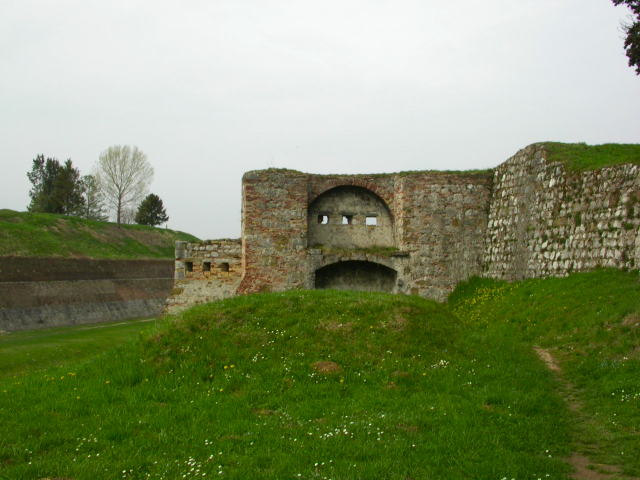
//> input picture W11_homography&epipolar/img1.png, 640 x 480 px
$ ./Feature   (built with g++ and OpenCV 4, older OpenCV classes emulated)
//> lines starting //> are read from the running program, lines starting //| are printed output that depends on the picture; after the words box and inside, x2 and y2 are one past the last pixel; in counts of white or black regions, pixels touching at a corner belong together
/* nearestNeighbor(), findPairs(), Mat cal_A, and use of OpenCV functions are newly implemented. Rest were given*/
#include "stdio.h"
#include <opencv2/opencv.hpp>
#include <opencv2/nonfree/nonfree.hpp>
#include <iostream>
#include <vector>
#include <cmath>

#define RATIO_THR 0.4

using namespace std;
using namespace cv;

double euclidDistance(Mat& vec1, Mat& vec2);
int nearestNeighbor(Mat& vec, vector<KeyPoint>& keypoints, Mat& descriptors, int nn);
int second_nearestNeighbor(Mat& vec, vector<KeyPoint>& keypoints, Mat& descriptors, int nn);
void findPairs(vector<KeyPoint>& keypoints1, Mat& descriptors1,
	vector<KeyPoint>& keypoints2, Mat& descriptors2,
	vector<Point2f>& srcPoints, vector<Point2f>& dstPoints, bool crossCheck, bool ratio_threshold);
void drawlines(Mat& img, vector<Point3f>& lines, vector<Point2f>& img_pt);
void type2str(int type);
template <typename T>
Mat cal_A(vector<Point2f> srcPoints, vector<Point2f> dstPoints, int number_of_points, int k);

int main() {

	Mat input1 = imread("img1.png", CV_LOAD_IMAGE_COLOR);
//> input1 is the input picture: 480 rows x 640 cols, CV_8UC3; mean B, G, R 102.4, 141.3, 129.4
	Mat input2 = imread("img2.png", CV_LOAD_IMAGE_COLOR);
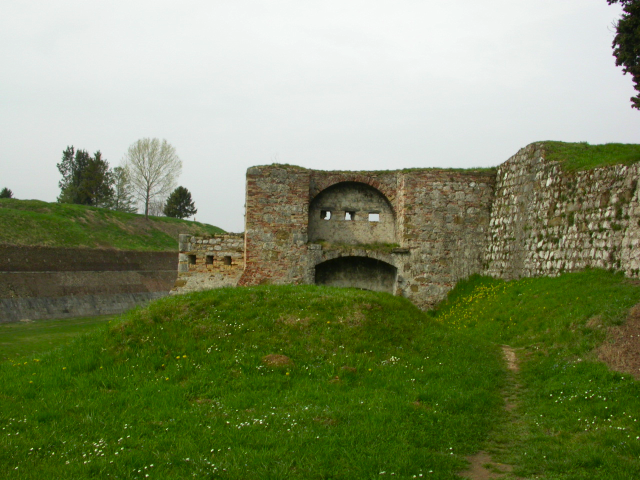
//> input picture W11_homography&epipolar/img2.png, 640 x 480 px
//> input2 is the input picture: 480 rows x 640 cols, CV_8UC3; mean B, G, R 99.1, 138.5, 126.8
	Mat input1_gray, input2_gray;

	if (!input1.data || !input2.data)
	{
		std::cout << "Could not open" << std::endl;
		return -1;
	}

	resize(input1, input1, Size(input1.cols / 2, input1.rows / 2));
//> input1: 240 rows x 320 cols, CV_8UC3
	resize(input2, input2, Size(input2.cols / 2, input2.rows / 2));
//> input2: 240 rows x 320 cols, CV_8UC3

	cvtColor(input1, input1_gray, CV_RGB2GRAY);
	cvtColor(input2, input2_gray, CV_RGB2GRAY);
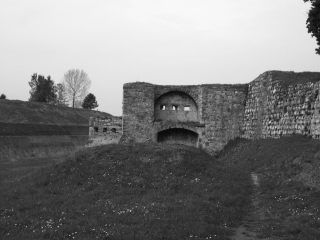
//> input2_gray: 240 rows x 320 cols, CV_8UC1; min 9, max 249, mean 125.5

	FeatureDetector* detector = new SiftFeatureDetector(
		0,		// nFeatures
		4,		// nOctaveLayers
		0.04,	// contrastThreshold
		10,		// edgeThreshold
		1.6		// sigma
	);

	DescriptorExtractor* extractor = new SiftDescriptorExtractor();

	//FeatureDetector* detector = new SurfFeatureDetector(
	//	10,	// hessianThreshold
	//	4,		// nOctaves
	//	2,		// nOctaveLayers
	//	true,	// extended
	//	false	// upright
	//);

	//DescriptorExtractor* extractor = new SurfDescriptorExtractor();

	// Create a image for displaying mathing keypoints
	Size sz = Size(input1.size().width + input2.size().width, max(input2.size().height, input1.size().height));
//> sz = Size(640, 240)
	Mat matchingImage = Mat::zeros(sz, CV_8UC3);

	input1.copyTo(matchingImage(Rect(0, 0, input1.size().width, input1.size().height)));
	input2.copyTo(matchingImage(Rect(input1.size().width, 0, input2.size().width, input2.size().height)));


	// Compute keypoints and descriptor from the source image in advance
	vector<KeyPoint> keypoints1;
	Mat descriptors1;
	detector->detect(input1_gray, keypoints1);
//> keypoints1 = 350 keypoints; strongest (x, y, size): (172, 110, 2.1), (76, 104, 8.2), (315, 31, 2), (29, 92, 15.9)
	extractor->compute(input1_gray, keypoints1, descriptors1);
	printf("input1 : %d keypoints are found.\n", (int)keypoints1.size());
//| input1 : 350 keypoints are found.

	vector<KeyPoint> keypoints2;
	Mat descriptors2;
	detector->detect(input2_gray, keypoints2);
//> keypoints2 = 336 keypoints; strongest (x, y, size): (90, 100, 8.2), (309, 31, 2.1), (43, 88, 15.5), (186, 108, 2.9)
	extractor->compute(input2_gray, keypoints2, descriptors2);
	printf("input2 : %zd keypoints are found.\n", keypoints2.size());
//| input2 : 336 keypoints are found.

	for (int i = 0; i < keypoints1.size(); i++) {
		KeyPoint kp = keypoints1[i];
		circle(matchingImage, kp.pt, cvRound(kp.size*0.25), Scalar(255, 255, 0), 1, 8, 0);
	}
//> this loop made 350 passes
//> kp on passes 1 to 3: keypoint at (14.5, 83.4), size 3, keypoint at (15.2, 92.7), size 2.1, keypoint at (15.7, 88.2), size 3.2
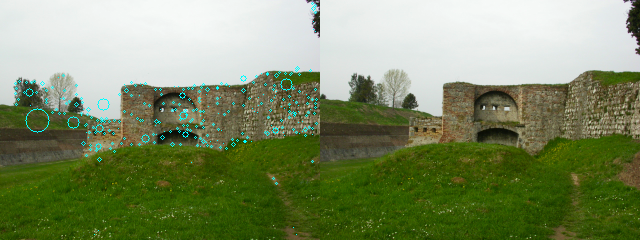
//> matchingImage: 240 rows x 640 cols, CV_8UC3; mean B, G, R 102.3, 141.2, 127.3

	for (int i = 0; i < keypoints2.size(); i++) {
		KeyPoint kp = keypoints2[i];
		kp.pt.x += input1.size().width;
		circle(matchingImage, kp.pt, cvRound(kp.size*0.25), Scalar(255, 255, 0), 1, 8, 0);
	}
//> this loop made 336 passes
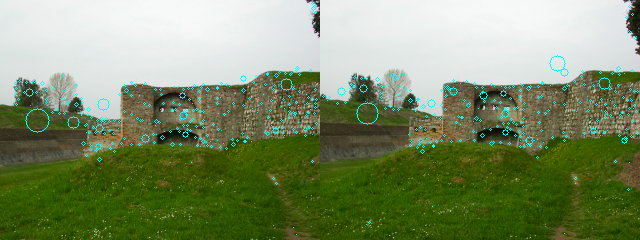
//> matchingImage: 240 rows x 640 cols, CV_8UC3; 0.83% of pixels changed, all inside (x1, y1, x2, y2) = (322, 5, 639, 234)

	// Find nearest neighbor pairs
	vector<Point2f> srcPoints, dstPoints;
	bool crossCheck = true;
	bool ratio_threshold = true;

	//keypoints1 -> srcPoints
	//keypoints2 -> dstPoints
	printf("h");
	findPairs(keypoints1, descriptors1, keypoints2, descriptors2, srcPoints, dstPoints, crossCheck, ratio_threshold);
//> the loop in findPairs, `for (int i = 0; i < descriptors1.rows; i++)` made 350 passes
//> (pt1, nn, l, secn) on passes 1, 4, 6: (keypoint at (14.5, 83.4), size 3, 84, 85, 57), (keypoint at (15.7, 88.2), size 3.2, 299, 104, 134), (keypoint at (18.1, 99.4), size 3.8, 34, 30, 2)
//> after the loop in findPairs, `for (int i = 0; i < descriptors1.rows; i++)`: srcPoints = 212 Points (x, y), first 12: [15.2, 92.72], [15.71, 88.18], [15.94, 104.4], [18.69, 81.18], [25.93, 82.12], [28.54, 91.96], [28.54, 91.96], [30.45, 105.4], [30.45, 105.4], [31, 81.72], [35.62, 92.38], [36.66, 119.9]; dstPoints = 212 Points (x, y), first 12: [29.51, 88.16], [30.59, 83.91], [7.48, 100.1], [33.6, 76.96], [40.72, 77.87], [43.22, 87.64], [43.22, 87.64], [44.84, 101], [44.84, 101], [45.71, 77.57], [316, 35.58], [47.26, 112.5]
	printf("%zd keypoints are matched.\n", srcPoints.size());
//| 212 keypoints are matched.

	// Draw line between nearest neighbor pairs
	for (int i = 0; i < (int)srcPoints.size(); ++i) {
		Point2f pt1 = srcPoints[i];
		Point2f pt2 = dstPoints[i];
		Point from = (Point)pt1;
		Point to = (Point)pt2 + Point(input1.size().width, 0);
		line(matchingImage, from, to, Scalar(0, 0, 255));
	}
//> this loop made 212 passes
//> (pt1, pt2, from, to) on passes 1 to 3: (Point(15.2, 92.72), Point(29.51, 88.16), Point(15, 93), Point(350, 88)), (Point(15.71, 88.18), Point(30.59, 83.91), Point(16, 88), Point(351, 84)), (Point(15.94, 104.4), Point(7.48, 100.1), Point(16, 104), Point(327, 100))
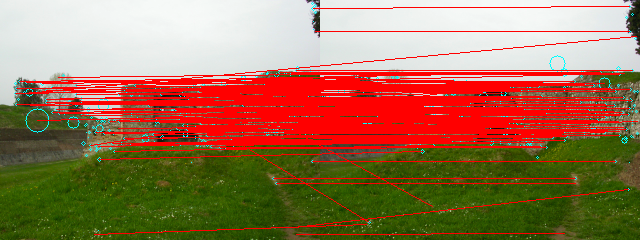
//> matchingImage: 240 rows x 640 cols, CV_8UC3; mean B, G, R 83.2, 115.5, 156.7

	// Display matched image
	namedWindow("Matching");
	imshow("Matching", matchingImage);


	Mat f_mat = findFundamentalMat(srcPoints, dstPoints, FM_RANSAC, 3, 0.99);

	vector<Point3f> lines1, lines2;

	computeCorrespondEpilines(srcPoints, 1, f_mat, lines1);
	computeCorrespondEpilines(dstPoints, 2, f_mat, lines2);

	drawlines(input1, lines1, srcPoints);
	drawlines(input2, lines2, dstPoints);

	namedWindow("Epipolar line (first image)");
	imshow("Epipolar line (first image)", input1);

	namedWindow("Epipolar line (second image)");
	imshow("Epipolar line (second image)", input2);


	//Mat A = cal_A(srcPoints, dstPoints, (int)srcPoints.size(), (int)srcPoints.size());
	Mat w, u, vt;
	//SVD::compute(A, w, u, vt);
	Mat h = vt;
	std::cout << h << std::endl;
	waitKey(0);

	return 0;
}

void drawlines(Mat& img, vector<Point3f>& lines, vector<Point2f>& img_pt)
{
	double r1, r2, r3;
	int img_width = img.size().width;

	for (int i = 0; i < lines.size(); i+=20)
	{
		r1 = lines[i].x;
		r2 = lines[i].y;
		r3 = lines[i].z;

		// p1: leftmost point of line
		// p2: rightmost point of line


		Point p1, p2;

		p1 = Point(0,(double) r3/ (-r2));
		p2 = Point((img_width-1), (double) (r1 * (img_width) + r3) / (- r2)); //

		line(img, p1, p2, Scalar(0, 0, 255));
//		circle(img, Point(img_pt[i].x, img_pt[i].y), 2, Scalar(255, 255, 0));
	}
//> this loop made 11 passes
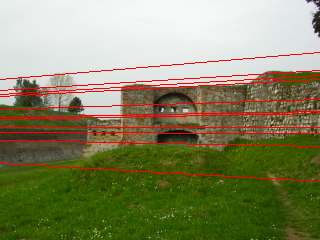
//> img: 240 rows x 320 cols, CV_8UC3; mean B, G, R 97.9, 135.5, 135.5
//> the loop in drawlines (call 2), `for (int i = 0; i < lines.size(); i+=20)` made 11 passes
//> after the loop in drawlines (call 2), `for (int i = 0; i < lines.size(); i+=20)`:
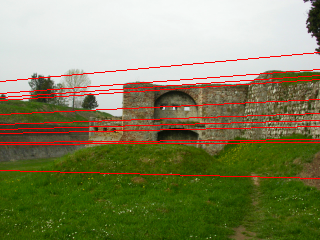
//> img: 240 rows x 320 cols, CV_8UC3; mean B, G, R 95.3, 133.2, 133.3

}

/**
* Calculate euclid distance
*/
double euclidDistance(Mat& vec1, Mat& vec2) {
	double sum = 0.0;
	int dim = vec1.cols;
	for (int i = 0; i < dim; i++) {
		sum += (vec1.at<float>(0, i) - vec2.at<float>(0, i)) * (vec1.at<float>(0, i) - vec2.at<float>(0, i));
	}

	return sqrt(sum);
}

/**
* Find the index of nearest neighbor point from keypoints.
*/
int nearestNeighbor(Mat& vec, vector<KeyPoint>& keypoints, Mat& descriptors,int second) {
	int neighbor = -1;
	int sec = -1;
	double minDist = 1e6;
	double eDistance = 0.0;

	for (int i = 0; i < descriptors.rows; i++) {
		Mat v = descriptors.row(i);		// each row of descriptor
		eDistance = euclidDistance(vec, v);

		if (minDist > eDistance) {
			sec = neighbor; // 수정되기 이전 값 저장
			minDist = eDistance;
			neighbor = i;
		}
	}


	if (second == 1) return sec;
	else return neighbor;
}

/**
* Find pairs of points with the smallest distace between them
*/
void findPairs(vector<KeyPoint>& keypoints1, Mat& descriptors1, vector<KeyPoint>& keypoints2, Mat& descriptors2,
	vector<Point2f>& srcPoints, vector<Point2f>& dstPoints, bool crossCheck, bool ratio_threshold) {
	for (int i = 0; i < descriptors1.rows; i++) { // image1 의 descriptors
		KeyPoint pt1 = keypoints1[i];
		Mat desc1 = descriptors1.row(i);

		int nn = nearestNeighbor(desc1, keypoints2, descriptors2, 0);
		int l = nearestNeighbor(descriptors2.row(nn), keypoints1, descriptors1, 0);
		int secn = nearestNeighbor(desc1, keypoints2, descriptors2, 1);

		// Refine matching points using ratio_based thresholding
		if (!ratio_threshold) {

			float dist1 = euclidDistance(desc1, descriptors2.row(nn));
			float dist2 = euclidDistance(desc1, descriptors2.row(secn));

			float r = (float)dist1 / (float)dist2;
			if (r > RATIO_THR) continue;
		}

		// Refine matching points using cross-checking
		if (crossCheck) {

			//	Fill the code
			if (i != l) continue;


		}

		KeyPoint pt2 = keypoints2[nn];
		srcPoints.push_back(pt1.pt);
		dstPoints.push_back(pt2.pt);
	}
}

// [22 lines left out: function type2str, not called in this run]
template <typename T>
// [37 lines left out: function cal_A, not called in this run]
